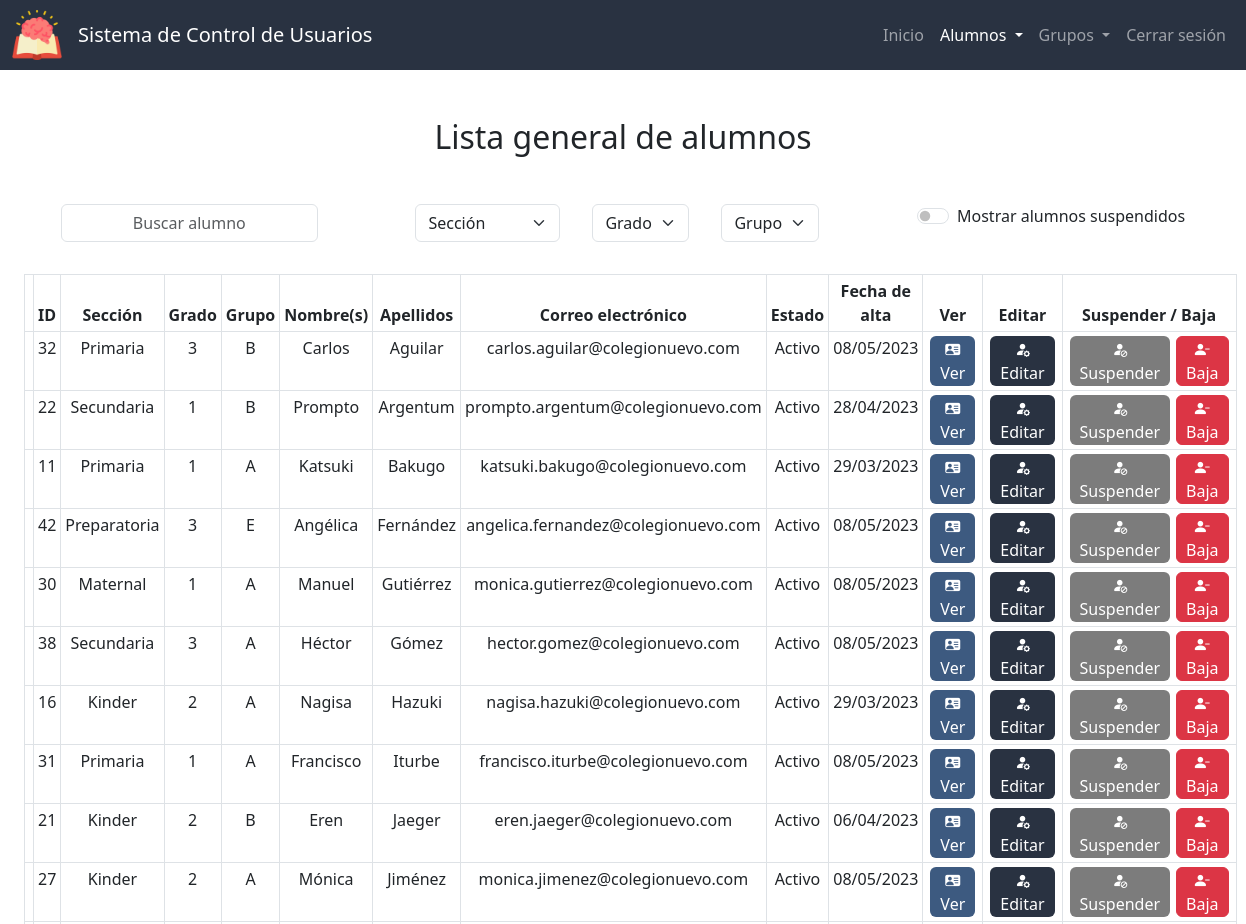
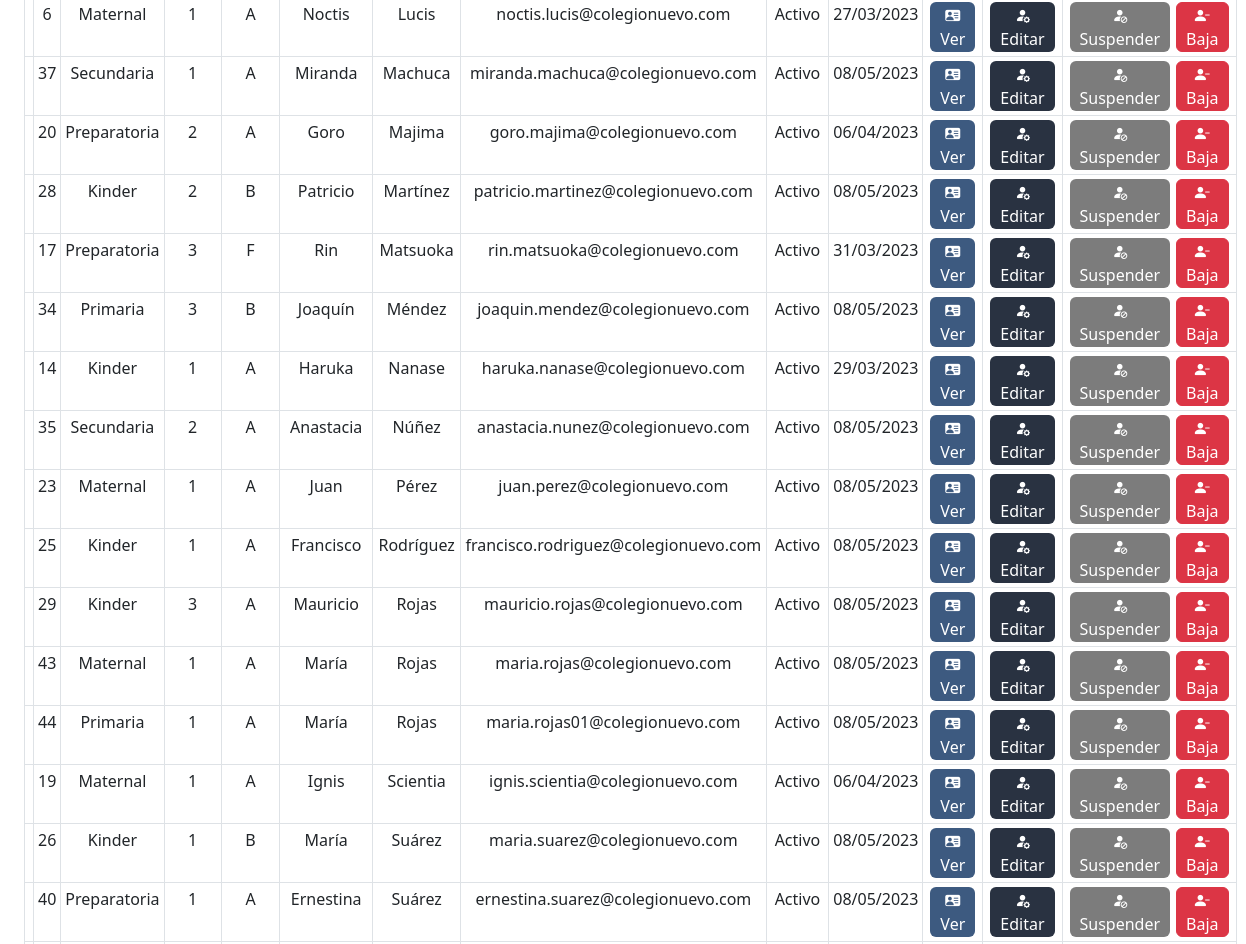
Page /lista_alumnos (signed in, upper part) on the earlier database version (2 pictures, top to bottom).
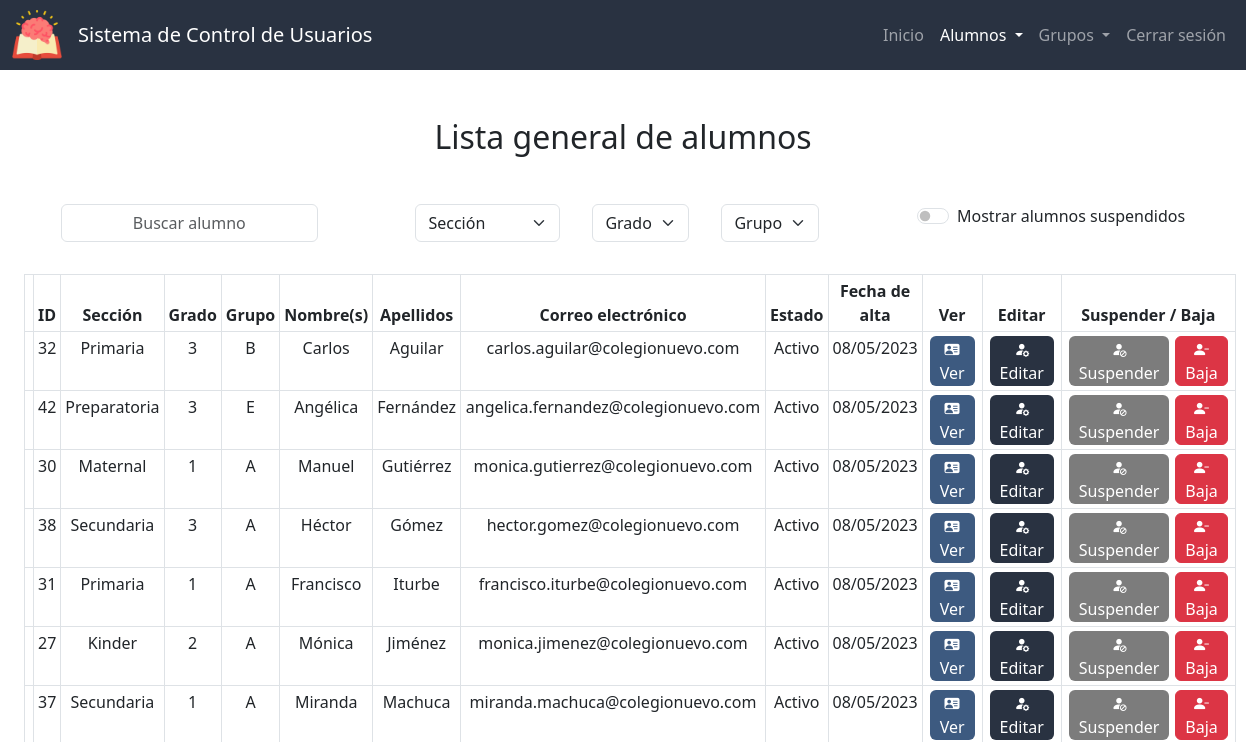
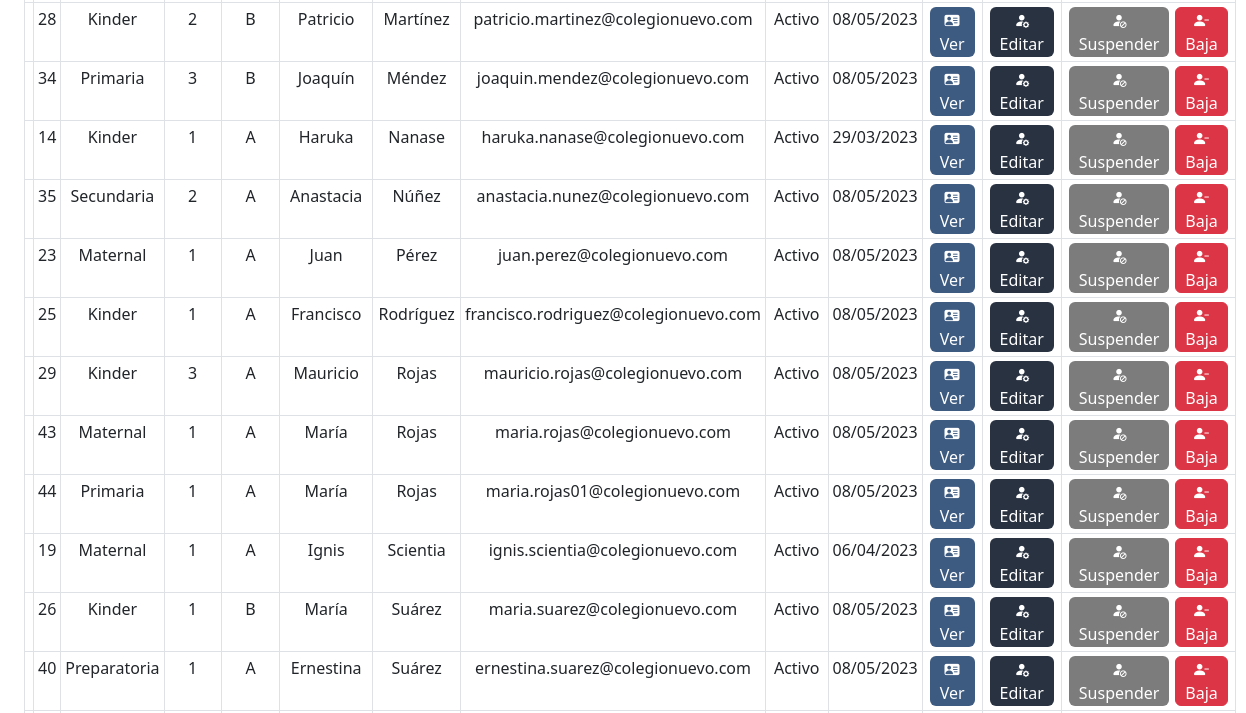
Same page on the later database version (2 pictures, top to bottom).
### app.py (models this page shows, shortened)
class Alumnos(db.Model):
    id = db.Column(db.Integer, primary_key=True)
    nombre = db.Column(db.String(50), nullable=False)
    apellidos = db.Column(db.String(50), nullable=False)
    correo = db.Column(db.String(50), nullable=False, unique=True)
    estado = db.Column(db.Integer, nullable=False, default=0) # 0 - activo, 1 - suspendido, 2 - baja
    fecha_de_creacion = db.Column(db.DateTime, nullable=False, default=datetime.now)
    def __repr__(self):
       return f"<Alumno {self.id}: {self.nombre} {self.apellidos}>"

class Grupos(db.Model):
    id = db.Column(db.Integer, primary_key=True)
    seccion = db.Column(db.String(50), nullable=False)
    grado = db.Column(db.Integer, nullable=False)
    grupo = db.Column(db.String(1), nullable=False)
    def __repr__(self):
       return f"{self.grado}°{self.grupo} de {self.seccion}"

### app.py (the view)
@app.route("/lista_alumnos", methods=["GET", "POST"])
@login_required
def lista_alumnos():
    if request.method == "POST":
        grupo_actual = {}
        grupo_actual["seccion"] = request.form.get("seccion")
        grupo_actual["grado"] = request.form.get("grado")
        grupo_actual["grupo"] = request.form.get("grupo")
        suspendidos = True if request.form.get("suspendidos") == "on" else False
        estado = [0, 1] if suspendidos else [0]
        secciones = db.session.query(Grupos.seccion).distinct().all()
        datos = consultar_alumnos(grupo_actual, estado)
        if datos:
            return render_template("lista_alumnos.html", active="Lista de alumnos", lista=datos['lista'] , estados=ESTADOSV, grupo_actual=grupo_actual, secciones=secciones, grados=datos['grados'], grupos=datos['grupos'], suspendidos=suspendidos)
        else:
            lista = db.session.query(Alumnos, Grupos)\
                        .join(alumnos_por_grupo, Alumnos.id == alumnos_por_grupo.c.id_alumno)\
                        .join(Grupos, Grupos.id == alumnos_por_grupo.c.id_grupo)\
                        .filter(Alumnos.estado.in_(estado))\
                        .order_by(Alumnos.apellidos)\
                        .all()
            return render_template("lista_alumnos.html", active="Lista de alumnos", lista=lista, estados=ESTADOSV, grupo_actual=None, secciones=secciones, grados=None, grupos=None, suspendidos=suspendidos)
    else:
        estado = 0
        lista = db.session.query(Alumnos, Grupos)\
                        .join(alumnos_por_grupo, Alumnos.id == alumnos_por_grupo.c.id_alumno)\
                        .join(Grupos, Grupos.id == alumnos_por_grupo.c.id_grupo)\
                        .filter(Alumnos.estado == estado)\
                        .order_by(Alumnos.apellidos)\
                        .all()
        print(lista)
        secciones = db.session.query(Grupos.seccion).distinct().all()
        return render_template("lista_alumnos.html", active="Lista de alumnos", lista=lista, estados=ESTADOSV, grupo_actual=None, secciones=secciones, grados=None, grupos=None)

### app.py (called while the page is built)
def login_required(f):
    @wraps(f)
    def decorated_function(*args, **kwargs):
        if session.get("user_id") is None:
            return redirect("/login")
        return f(*args, **kwargs)
    return decorated_function

### templates/lista_alumnos.html (shortened to what the changed rows need)
{% extends "layout.html" %}
{% block scripts %}
    <link href="https://unpkg.com/bootstrap-table@1.21.3/dist/bootstrap-table.min.css" rel="stylesheet">
{% endblock %}
{% block main %}
    <h2 class="mb-5">
        {% if grupo_actual %} Lista de {% else %} Lista general de alumnos {% endif %}
    </h2>
    <div id="alumnos-div" class="container-fluid">
        <table id="tabla-alumnos" class="table table-hover table-bordered table-sm"
        data-search="true" data-search-accent-neutralise="true" data-search-selector="#buscar"
        data-show-columns="true" data-show-columns-toggle-all="true"
        data-show-pagination-switch="true" data-show-toggle="true" data-show-fullscreen="true"
        data-buttons-class="" data-locale="es-MX" data-visible-search="true"
        data-page-list="[10, 25, 50, 100, All]" data-select-item-name="selectedItems">
            <thead id="thead" class="color-primario">
                <tr>
                    <th data-field="state" data-checkbox="true"></th>
                    <th data-sortable="true" scope="col" data-visible="false" >ID</th>
                    <th data-sortable="true" scope="col">Sección</th>
                    <th data-sortable="true" scope="col">Grado</th>
                    <th data-sortable="true" scope="col">Grupo</th>
                    <th data-sortable="true" scope="col">Nombre(s)</th>
                    <th data-sortable="true" scope="col">Apellidos</th>
                    <th data-sortable="true" scope="col">Correo electrónico</th>
                    <th data-sortable="true" scope="col" class="col-movil">Estado</th>
                    <th data-sortable="true" scope="col" class="col-movil">Fecha de alta</th>
                    <th>Ver</th>
                    <th class="col-movil">Editar</th>
                    <th class="col-movil">Suspender / Baja</th>
                </tr>
            </thead>
            <tbody id="tbody">
                {% for i in lista %}
                    <tr {% if i[0].estado == 1 %} class="suspendido" {% endif %}>
                        <td></td>
                        <td>{{ i[0].id }}</td>
                        <td>{{ i[1].seccion }}</td>
                        <td>{{ i[1].grado }}</td>
                        <td>{{ i[1].grupo }}</td>
                        <td >{{ i[0].nombre }}</td>
                        <td>{{ i[0].apellidos }}</td>
                        <td>{{ i[0].correo }}</td>
                        <td>{{ estados[i[0].estado] }}</td>
                        <td>{{ i[0].fecha_de_creacion.strftime('%d/%m/%Y') }}</td>
                        <td>
                            <form action="/ver_alumno" method="get">
                                <button type="submit" class="edit btn ver" title="Ver alumno"><i class="bi-small bi bi-person-vcard-fill mx-1"></i><span class="mx-1 no-movil">Ver</span></button>
                            </form>
                        </td>
                        <td>
                            <form action="/editar_alumno" method="get">
                                <button type="submit" class="edit btn color-primario" title="Editar alumno"><i class="bi-small bi bi-person-fill-gear mx-1"></i><span class="mx-1 no-movil">Editar</span></button>
                            </form>
                        </td>
                        <td>
                            <div class="btn-group">
                                <div {% if i[0].estado == 1 %} style="display:none;" {% endif %}>
                                    <form action="/suspender_alumno" method="post">
                                        <button type="submit" class="edit btn gris-oscuro" title="Suspender alumno"><i class="bi-small bi-person-fill-slash mx-1"></i><span class="mx-1 no-movil">Suspender</span></button>
                                    </form>
                                </div>
                                <form id="form-eliminar-alumno" action="/eliminar_alumno" method="post">
                                    <button type="button" class="edit btn btn-danger" title="Eliminar alumno" onclick="confirmarEliminar('{{ i[0].id }}', '{{ i[0].nombre }}', '{{ i[0].apellidos }}')"><i class="bi-small bi bi-person-dash-fill mx-1"></i><span class="mx-1 no-movil">Baja</span></button>
                                </form>
                            </div>
                        </td>
                    </tr>
                {% endfor %}
            </tbody>
        </table>
    </div>
{% endblock %}

Differences in the rows shown:
no longer on this page (row edited): Alumnos: id "22", seccion "Secundaria", grado "1", grupo "B", nombre "Prompto", apellidos "Argentum", correo "prompto.argentum@colegionuevo.com", estado "Activo", fecha_de_creacion "28/04/2023"
no longer on this page (row edited): Alumnos: id "11", seccion "Primaria", grado "1", grupo "A", nombre "Katsuki", apellidos "Bakugo", correo "katsuki.bakugo@colegionuevo.com", estado "Activo", fecha_de_creacion "29/03/2023"
no longer on this page (row edited): Alumnos: id "16", seccion "Kinder", grado "2", grupo "A", nombre "Nagisa", apellidos "Hazuki", correo "nagisa.hazuki@colegionuevo.com", estado "Activo", fecha_de_creacion "29/03/2023"
no longer on this page (row edited): Alumnos: id "21", seccion "Kinder", grado "2", grupo "B", nombre "Eren", apellidos "Jaeger", correo "eren.jaeger@colegionuevo.com", estado "Activo", fecha_de_creacion "06/04/2023"
no longer on this page (row edited): Alumnos: id "6", seccion "Maternal", grado "1", grupo "A", nombre "Noctis", apellidos "Lucis", correo "noctis.lucis@colegionuevo.com", estado "Activo", fecha_de_creacion "27/03/2023"
no longer on this page (row edited): Alumnos: id "20", seccion "Preparatoria", grado "2", grupo "A", nombre "Goro", apellidos "Majima", correo "goro.majima@colegionuevo.com", estado "Activo", fecha_de_creacion "06/04/2023"
no longer on this page (row edited): Alumnos: id "17", seccion "Preparatoria", grado "3", grupo "F", nombre "Rin", apellidos "Matsuoka", correo "rin.matsuoka@colegionuevo.com", estado "Activo", fecha_de_creacion "31/03/2023"
